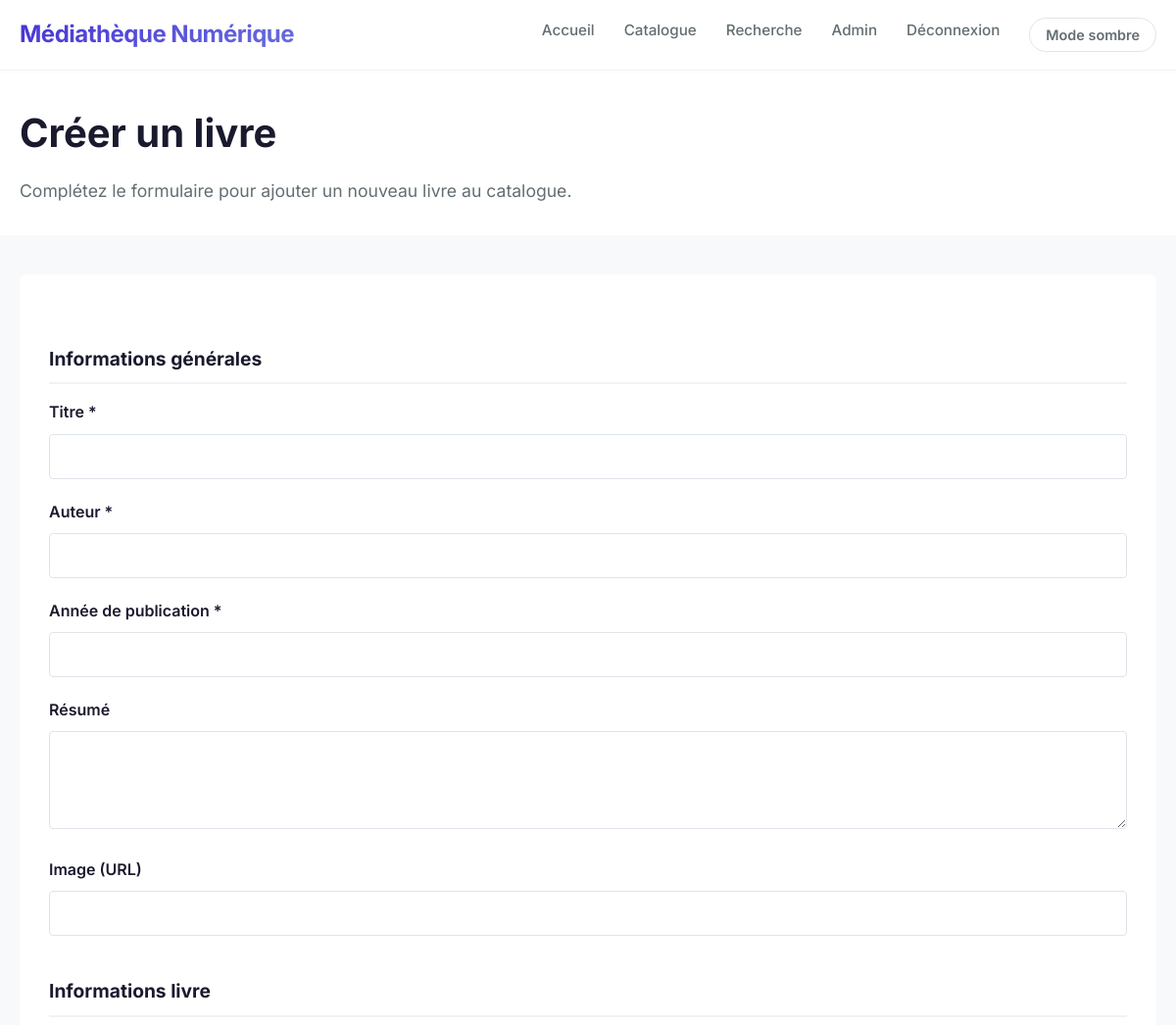
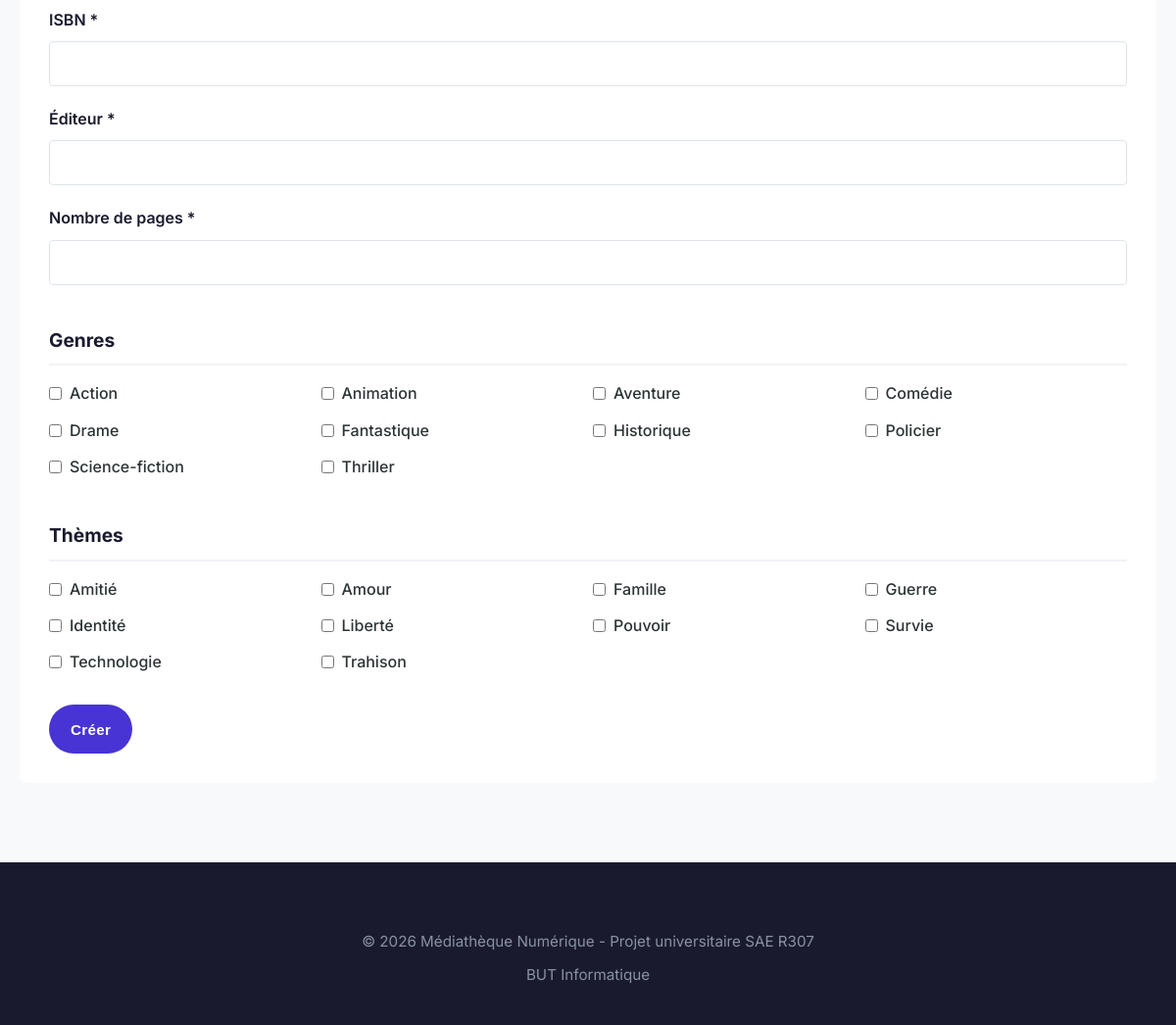
The app's page /index.php?controller=livre&action=create (signed in) with its own data (2 pictures, top to bottom).
### tables this page shows
CREATE TABLE genre (
    id_genre INT AUTO_INCREMENT PRIMARY KEY,
    nom VARCHAR(100) NOT NULL UNIQUE
);

CREATE TABLE theme (
    id_theme INT AUTO_INCREMENT PRIMARY KEY,
    nom VARCHAR(100) NOT NULL UNIQUE
);

### core/Controller.php (called while the page is built, shortened)
<?php
class Controller {
    protected function render($view, $data = [], $title = null) {
        extract($data);
        require_once __DIR__ . '/../app/views/' . $view . '.php';
        require_once __DIR__ . '/../app/views/layout.php';
    }
}

### app/controllers/LivreController.php (called while the page is built, shortened)
<?php
require_once __DIR__ . '/../models/Genre.php';
require_once __DIR__ . '/../models/Theme.php';
class LivreController extends Controller {
    private $genreModel;
    private $themeModel;
    public function __construct() {
        $this->genreModel = new Genre();
        $this->themeModel = new Theme();
    }
    public function create() {
        $genres = $this->genreModel->getAll();
        $themes = $this->themeModel->getAll();
        $this->render('admin/livre/create', [
            'genres' => $genres,
            'themes' => $themes
        ], 'Créer un livre');
    }
}

### core/Router.php (called while the page is built, shortened)
<?php
class Router {
    public function dispatch($controller, $action) {
        $controllerInstance = new $controllerClass();
        $controllerInstance->$action();
    }
}

### index.php (called while the page is built, shortened)
<?php
$isProduction = (
    isset($_SERVER['HTTP_HOST']) && (
        strpos($_SERVER['HTTP_HOST'], 'unice.fr') !== false ||
        strpos($_SERVER['HTTP_HOST'], 'linserv') !== false ||
        strpos($_SERVER['HTTP_HOST'], 'iut') !== false
    )
);
try {
    require_once __DIR__ . '/core/Controller.php';
    require_once __DIR__ . '/core/Database.php';
    require_once __DIR__ . '/core/Model.php';
    require_once __DIR__ . '/core/Router.php';
    $controller = $_GET['controller'] ?? 'home';
    $action = $_GET['action'] ?? 'index';
    $router = new Router();
    $router->dispatch($controller, $action);
} catch (Exception $e) {
    error_log("Erreur fatale dans index.php: " . $e->getMessage());
    if ($isProduction) {
        http_response_code(500);
        echo '<!DOCTYPE html>
<html lang="fr">
<head>
    <meta charset="UTF-8">
    <title>Erreur - Médiathèque</title>
    <style>
        body { font-family: Arial, sans-serif; text-align: center; padding: 50px; }
        h1 { color: #e74c3c; }
    </style>
</head>
<body>
    <h1>Une erreur est survenue</h1>
    <p>Veuillez contacter l\'administrateur ou réessayer ultérieurement.</p>
    <p><a href="index.php">Retour à l\'accueil</a></p>
</body>
</html>';
    } else {
        http_response_code(500);
        echo '<!DOCTYPE html>
<html lang="fr">
<head>
    <meta charset="UTF-8">
    <title>Erreur - Mode Développement</title>
    <style>
        body { font-family: monospace; padding: 20px; background: #f5f5f5; }
        .error { background: #fff; border: 2px solid #e74c3c; padding: 20px; border-radius: 8px; }
        h1 { color: #e74c3c; }
        pre { background: #2c3e50; color: #ecf0f1; padding: 15px; border-radius: 4px; overflow-x: auto; }
    </style>
</head>
<body>
    <div class="error">
        <h1>Erreur 500 - Erreur serveur</h1>
        <p><strong>Message :</strong> ' . htmlspecialchars($e->getMessage()) . '</p>
        <p><strong>Fichier :</strong> ' . htmlspecialchars($e->getFile()) . '</p>
        <p><strong>Ligne :</strong> ' . $e->getLine() . '</p>
        <h3>Stack trace :</h3>
        <pre>' . htmlspecialchars($e->getTraceAsString()) . '</pre>
        <p><a href="index.php">Retour à l\'accueil</a></p>
    </div>
</body>
</html>';
    }
}

### core/Database.php (called while the page is built, shortened)
<?php
class Database {
    private static $instance = null;
    public static function getInstance() {
        if (self::$instance === null) {
            try {
                self::$instance = getPDO();
            } catch (Exception $e) {
                error_log("Database::getInstance() - Erreur: " . $e->getMessage());
                throw new Exception("Impossible de se connecter à la base de données: " . $e->getMessage());
            }
        }
        return self::$instance;
    }
}
?>

### core/Model.php (called while the page is built, shortened)
<?php
abstract class Model {
    public function __construct() {
        $this->pdo = Database::getInstance();
    }
}

### app/models/Genre.php (called while the page is built, shortened)
<?php
require_once __DIR__ . '/../../core/Model.php';
class Genre extends Model {
    public function getAll() {
        $sql = "SELECT * FROM genre ORDER BY nom ASC";
        $stmt = $this->pdo->query($sql);
        return $stmt->fetchAll(PDO::FETCH_ASSOC);
    }
}

### app/models/Theme.php (called while the page is built, shortened)
<?php
require_once __DIR__ . '/../../core/Model.php';
class Theme extends Model {
    public function getAll() {
        $sql = "SELECT * FROM theme ORDER BY nom ASC";
        $stmt = $this->pdo->query($sql);
        return $stmt->fetchAll(PDO::FETCH_ASSOC);
    }
}

### app/views/admin/livre/create.php (the view, shortened to what this page needs)
<?php
$oldGenres = $_SESSION['old']['genres'] ?? [];
$oldThemes = $_SESSION['old']['themes'] ?? [];
?>
<div class="page-header">
    <div class="container">
        <h1>Créer un livre</h1>
        <p>Complétez le formulaire pour ajouter un nouveau livre au catalogue.</p>
    </div>
</div>
<div class="container">
    <div class="content">
        <form method="POST" action="index.php?controller=livre&action=createPost">
            <h2 class="form-section-title">Informations générales</h2>
            <div class="form-group">
                <label for="titre">Titre *</label>
                <input
                    type="text"
                    id="titre"
                    name="titre"
                    class="form-control"
                    value="<?= htmlspecialchars($_SESSION['old']['titre'] ?? '', ENT_QUOTES, 'UTF-8') ?>"
                    maxlength="255"
                    required
                >
            </div>
            <div class="form-group">
                <label for="auteur_realisateur">Auteur *</label>
                <input
                    type="text"
                    id="auteur_realisateur"
                    name="auteur_realisateur"
                    class="form-control"
                    value="<?= htmlspecialchars($_SESSION['old']['auteur_realisateur'] ?? '', ENT_QUOTES, 'UTF-8') ?>"
                    maxlength="255"
                    required
                >
            </div>
            <div class="form-group">
                <label for="annee">Année de publication *</label>
                <input
                    type="number"
                    id="annee"
                    name="annee"
                    class="form-control"
                    value="<?= htmlspecialchars($_SESSION['old']['annee'] ?? '', ENT_QUOTES, 'UTF-8') ?>"
                    min="1800"
                    max="2100"
                    required
                >
            </div>
            <div class="form-group">
                <label for="resume">Résumé</label>
                <textarea
                    id="resume"
                    name="resume"
                    class="form-control"
                    maxlength="5000"
                ><?= htmlspecialchars($_SESSION['old']['resume'] ?? '', ENT_QUOTES, 'UTF-8') ?></textarea>
            </div>
            <div class="form-group">
                <label for="image_url">Image (URL)</label>
                <input
                    type="text"
                    id="image_url"
                    name="image_url"
                    class="form-control"
                    value="<?= htmlspecialchars($_SESSION['old']['image_url'] ?? '', ENT_QUOTES, 'UTF-8') ?>"
                    maxlength="255"
                >
            </div>
            <h2 class="form-section-title">Informations livre</h2>
            <div class="form-group">
                <label for="isbn">ISBN *</label>
                <input
                    type="text"
                    id="isbn"
                    name="isbn"
                    class="form-control"
                    value="<?= htmlspecialchars($_SESSION['old']['isbn'] ?? '', ENT_QUOTES, 'UTF-8') ?>"
                    maxlength="13"
                    required
                >
            </div>
            <div class="form-group">
                <label for="editeur">Éditeur *</label>
                <input
                    type="text"
                    id="editeur"
                    name="editeur"
                    class="form-control"
                    value="<?= htmlspecialchars($_SESSION['old']['editeur'] ?? '', ENT_QUOTES, 'UTF-8') ?>"
                    maxlength="255"
                    required
                >
            </div>
            <div class="form-group">
                <label for="nombre_pages">Nombre de pages *</label>
                <input
                    type="number"
                    id="nombre_pages"
                    name="nombre_pages"
                    class="form-control"
                    value="<?= htmlspecialchars($_SESSION['old']['nombre_pages'] ?? '', ENT_QUOTES, 'UTF-8') ?>"
                    min="1"
                    max="10000"
                    required
                >
            </div>
            <h2 class="form-section-title">Genres</h2>
            <div class="checkbox-grid">
                <?php if (empty($genres)): ?>
                    <p style="color: #7f8c8d;">Aucun genre disponible</p>
                <?php else: ?>
                    <?php foreach ($genres as $genre): ?>
                        <label>
                            <input
                                type="checkbox"
                                name="genres[]"
                                value="<?= htmlspecialchars($genre['id_genre'], ENT_QUOTES, 'UTF-8') ?>"
                                <?= in_array($genre['id_genre'], $oldGenres, true) ? 'checked' : '' ?>
                            >
                            <?= htmlspecialchars($genre['nom'], ENT_QUOTES, 'UTF-8') ?>
                        </label>
                    <?php endforeach; ?>
                <?php endif; ?>
            </div>
            <h2 class="form-section-title">Thèmes</h2>
            <div class="checkbox-grid">
                <?php if (empty($themes)): ?>
                    <p style="color: #7f8c8d;">Aucun thème disponible</p>
                <?php else: ?>
                    <?php foreach ($themes as $theme): ?>
                        <label>
                            <input
                                type="checkbox"
                                name="themes[]"
                                value="<?= htmlspecialchars($theme['id_theme'], ENT_QUOTES, 'UTF-8') ?>"
                                <?= in_array($theme['id_theme'], $oldThemes, true) ? 'checked' : '' ?>
                            >
                            <?= htmlspecialchars($theme['nom'], ENT_QUOTES, 'UTF-8') ?>
                        </label>
                    <?php endforeach; ?>
                <?php endif; ?>
            </div>
            <div class="actions" style="margin-top: 30px;">
                <button type="submit" class="btn btn-primary">Créer</button>
                <a href="index.php?controller=livre&action=index" class="btn btn-secondary">Annuler</a>
            </div>
        </form>
    </div>
</div>

### public/css/style.css (style rules this page uses)
:root { --bg-body: #f8f9fa; --bg-card: #ffffff; --bg-header: rgba(255, 255, 255, 0.95); --bg-footer: #1a1a2e; --bg-table-header: #f1f3f5; --bg-table-hover: #f8f9fa; --bg-form-alt: #f8f9fa; --bg-evaluation-card: #f9f9f9; --text-primary: #2d3436; --text-heading: #1a1a2e; --text-secondary: #636e72; --text-tertiary: #b2bec3; --text-muted: #dfe6e9; --text-on-dark: #ffffff; --text-footer: #a4b0be; --border-light: #f1f2f6; --border-medium: #dfe4ea; --border-subtle: #f1f2f6; --border-badge: #dfe4ea; --color-primary: #4834d4; --color-primary-light: #686de0; --color-danger: #eb4d4b; --color-success: #6ab04c; --color-warning: #f9ca24; --color-purple: #be2edd; --color-teal: #22a6b3; --gradient-start: #4834d4; --gradient-end: #686de0; --gradient-hero: linear-gradient(135deg, #4834d4 0%, #686de0 100%); --alert-success-bg: #badc58; --alert-success-text: #130f40; --alert-success-border: #6ab04c; --alert-error-bg: #ff7979; --alert-error-text: #130f40; --alert-error-border: #eb4d4b; --alert-info-bg: #7ed6df; --alert-info-text: #130f40; --alert-info-border: #22a6b3; --shadow-light: 0 4px 6px rgba(0, 0, 0, 0.05); --shadow-medium: 0 10px 15px rgba(0, 0, 0, 0.1); --shadow-heavy: 0 20px 25px rgba(0, 0, 0, 0.15); --shadow-subtle: 0 2px 4px rgba(0, 0, 0, 0.02); --badge-livre-bg: #4834d4; --badge-film-bg: #eb4d4b; --badge-static-bg: #dfe4ea; --badge-static-text: #2d3436; --btn-primary-bg: #4834d4; --btn-primary-text: #ffffff; --btn-primary-hover: #30336b; --btn-secondary-bg: transparent; --btn-secondary-text: #4834d4; --btn-secondary-border: #4834d4; --btn-link-bg: transparent; --btn-link-hover: rgba(72, 52, 212, 0.1); --btn-danger-bg: #eb4d4b; --btn-danger-hover: #c0392b; --btn-success-bg: #6ab04c; --btn-success-hover: #badc58; }
* { margin: 0; padding: 0; box-sizing: border-box; }
body { font-family: "Inter", -apple-system, BlinkMacSystemFont, "Segoe UI", Roboto, Helvetica, Arial, sans-serif; background: var(--bg-body); color: var(--text-primary); line-height: 1.7; -webkit-font-smoothing: antialiased; -moz-osx-font-smoothing: grayscale; transition: background-color 0.3s ease, color 0.3s ease; }
.container { max-width: 1200px; margin: 0 auto; padding: 0 20px; }
.btn { display: inline-flex; align-items: center; justify-content: center; padding: 12px 28px; text-decoration: none; border-radius: 50px; font-size: 1em; font-weight: 600; transition: all 0.3s cubic-bezier(0.4, 0, 0.2, 1); cursor: pointer; border: 2px solid transparent; letter-spacing: 0.3px; }
.btn-primary { background: var(--btn-primary-bg); color: var(--btn-primary-text); }
.btn-secondary { background: rgba(255, 255, 255, 0.15); color: #ffffff; border-color: rgba(255, 255, 255, 0.5); backdrop-filter: blur(5px); }
.form-group { margin-bottom: 20px; }
.form-group label { display: block; margin-bottom: 8px; font-weight: 600; color: var(--text-heading); }
.form-control { width: 100%; padding: 12px; border: 1px solid var(--border-medium); border-radius: 4px; font-size: 1em; font-family: inherit; transition: border-color 0.3s; background: var(--bg-card); color: var(--text-primary); }
textarea.form-control { resize: vertical; min-height: 100px; }
.form-section-title { font-size: 1.2em; color: var(--text-heading); margin: 40px 0 15px; border-bottom: 2px solid var(--border-light); padding-bottom: 8px; }
.checkbox-grid { display: grid; grid-template-columns: repeat(auto-fit, minmax(220px, 1fr)); gap: 10px; margin-bottom: 20px; }
.checkbox-grid label { display: flex; align-items: center; gap: 8px; font-weight: 500; }
.checkbox-grid input[type="checkbox"] { width: auto; }
.page-header { background: var(--bg-card); padding: 30px 0; margin-bottom: 40px; box-shadow: 0 2px 5px var(--shadow-subtle); }
.page-header h1 { color: var(--text-heading); font-size: 2.5em; margin-bottom: 10px; }
.page-header p { color: var(--text-secondary); font-size: 1.1em; }
.content { background: var(--bg-card); padding: 30px; border-radius: 8px; box-shadow: 0 2px 8px var(--shadow-light); margin-bottom: 30px; }
.actions { display: flex; gap: 15px; flex-wrap: wrap; }
.actions .btn { font-size: 0.95em; padding: 10px 20px; }

### records on screen
genre: nom "Action"
genre: nom "Animation"
genre: nom "Aventure"
genre: nom "Comédie"
genre: nom "Drame"
genre: nom "Fantastique"
genre: nom "Historique"
genre: nom "Policier"
genre: nom "Science-fiction"
genre: nom "Thriller"
theme: nom "Amitié"
theme: nom "Amour"
theme: nom "Famille"
theme: nom "Guerre"
theme: nom "Identité"
theme: nom "Liberté"
theme: nom "Pouvoir"
theme: nom "Survie"
theme: nom "Technologie"
theme: nom "Trahison"
